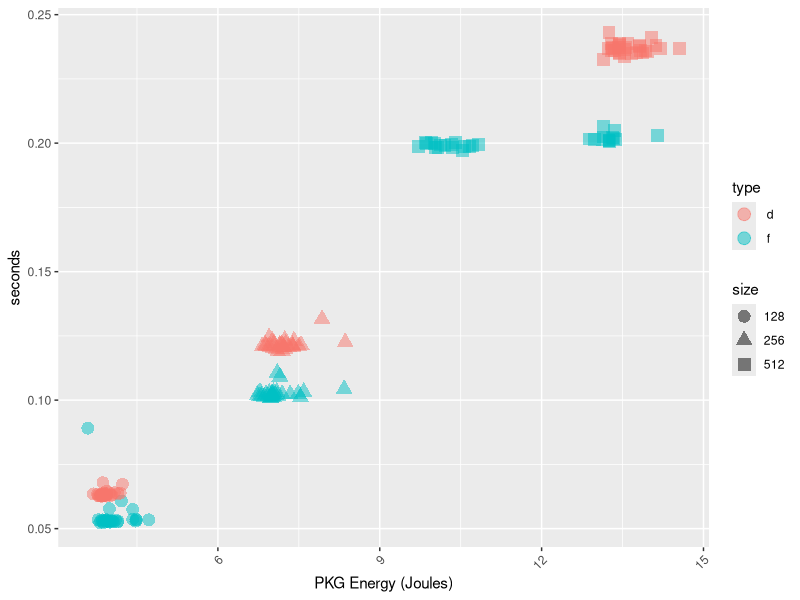
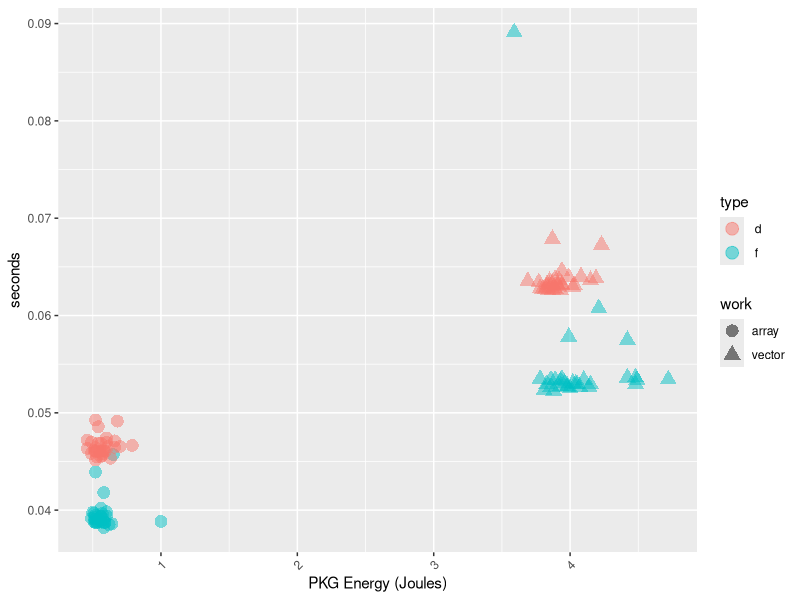
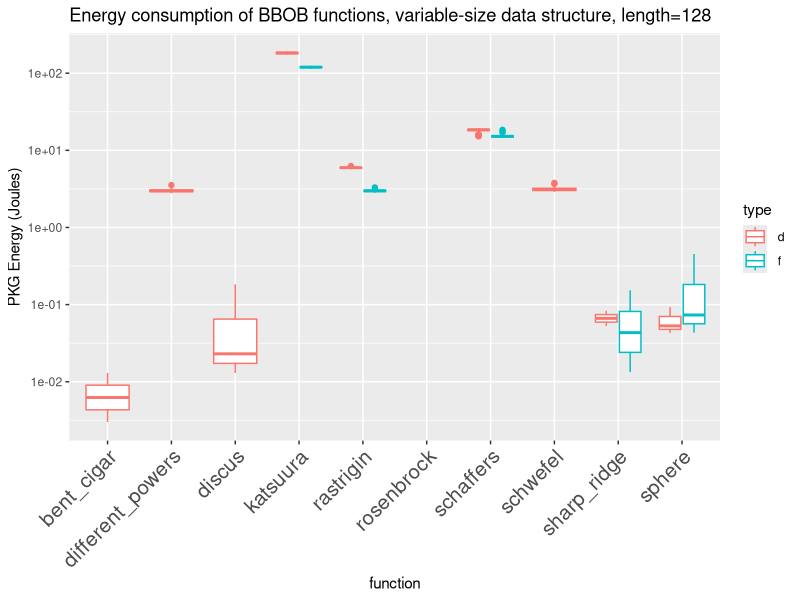
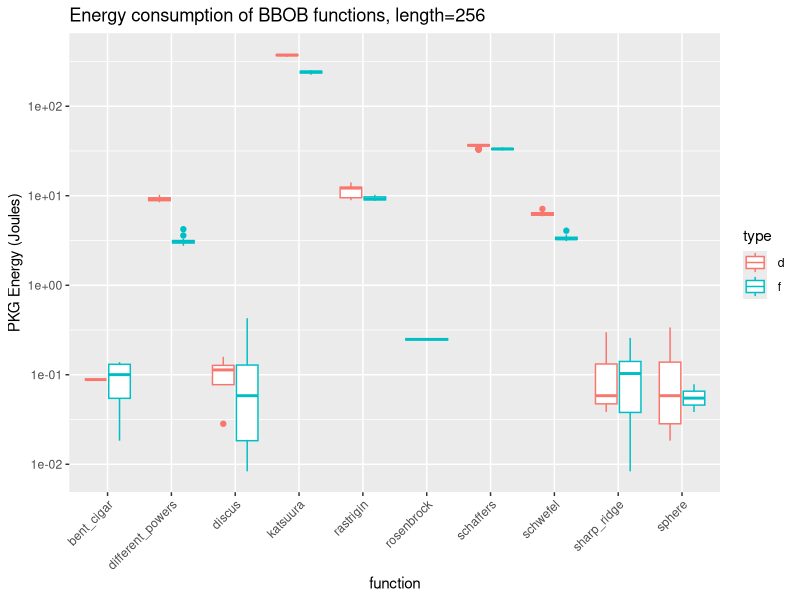
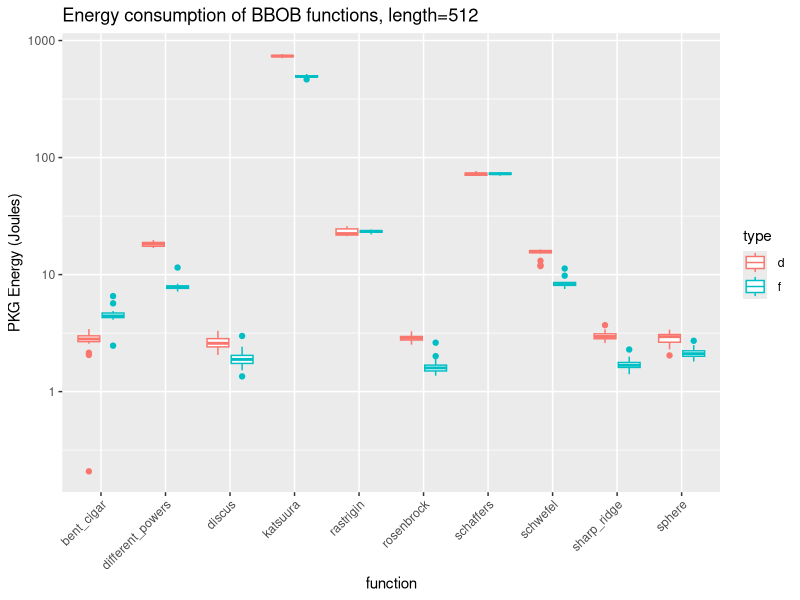
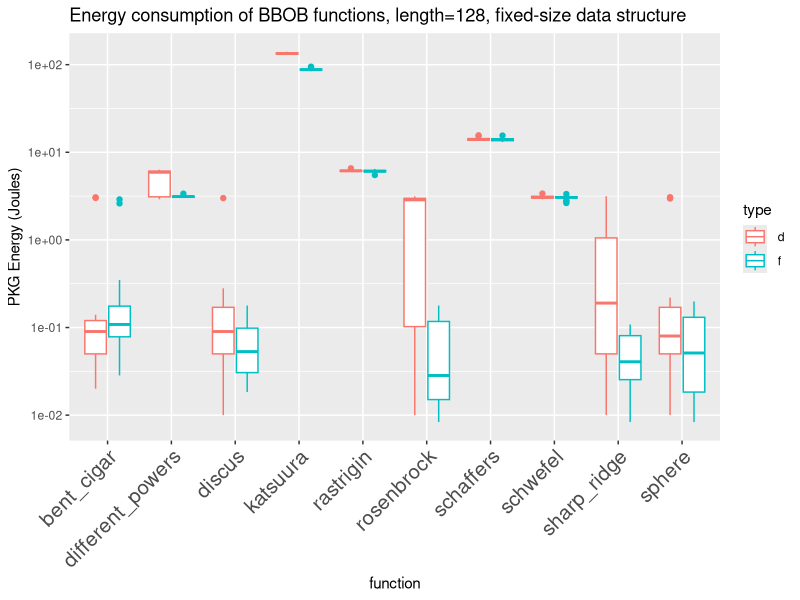
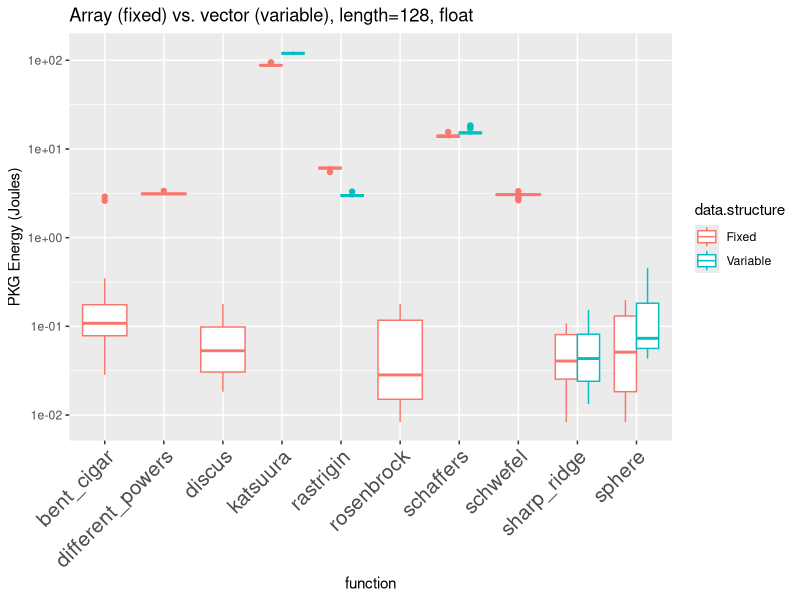
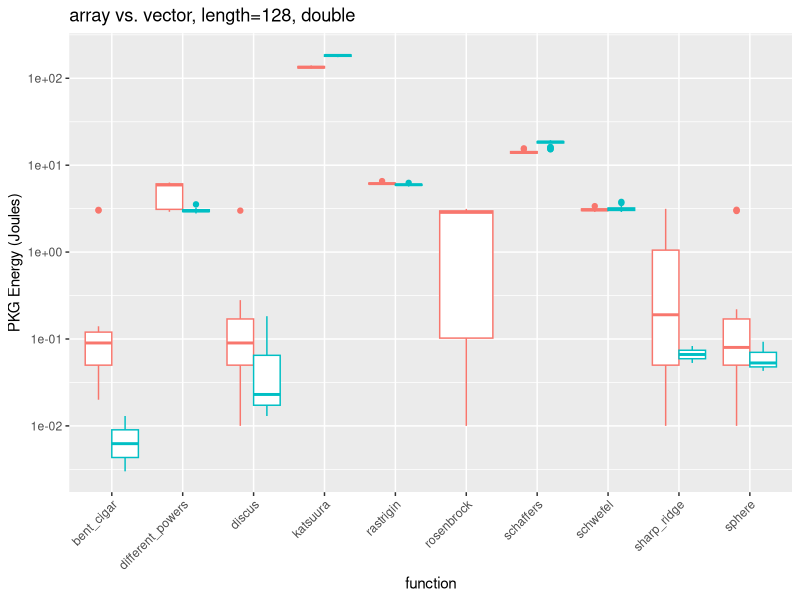

Source code (R) for these figures, in order:
## ----evostar.bbob.setup, echo=F, message=F, fig.height=4, fig.cap="Time in seconds for every experiment generating 40K chromosomes with 128,256,512 dimensions, using float or double for every one of them"----
library(ggplot2)
library(ggthemes)
library(dplyr)

base.variable.data <- read.csv("data/evostar25-generation-5-Nov-07-30-15.csv")

base.variable.data$size <- as.factor(base.variable.data$size)
base.variable.data$type <- as.factor(base.variable.data$type)
ggplot(base.variable.data, aes(x=PKG, y=seconds, color=type, shape=size)) +
  geom_point(size=4,alpha=0.5) +
  labs(x="PKG Energy (Joules)", y="seconds") +
  theme(axis.text.x = element_text(angle = 45, hjust = 1))
ggsave("img/base-variable-data.png", width=8, height=4, dpi=300)

base.variable.data %>% group_by(size, type) %>% summarise(mean.seconds=mean(seconds), sd.seconds=sd(seconds), mean.PKG = mean(PKG), sd.PKG = sd(PKG)) -> summary.base.variable.data


## ----evostar.bbob.fixed, echo=F, message=F, fig.height=4, fig.cap="Time in seconds for every experiment generating 40K chromosomes with 128,256,512 dimensions, using float or double for every one of them"----
base.fixed.data <- read.csv("data//fixed-evostar25-generation-5-Nov-07-37-13.csv")

base.fixed.data$size <- as.factor(base.fixed.data$size)
base.fixed.data$type <- as.factor(base.fixed.data$type)
base.fixed.data$work <- rep("array", nrow(base.fixed.data))

base.variable.data.128 <- base.variable.data[base.variable.data$size == 128,]
base.variable.data.128$work <- rep("vector", nrow(base.variable.data.128))

base.data.128 <- rbind(base.fixed.data, base.variable.data.128)

ggplot(base.data.128, aes(x=PKG, y=seconds, color=type, shape=work)) +
  geom_point(size=4,alpha=0.5) +
  labs(x="PKG Energy (Joules)", y="seconds") +
  theme(axis.text.x = element_text(angle = 45, hjust = 1))
ggsave("img/base-data-structure.png", width=8, height=4, dpi=300)

base.fixed.data %>% group_by(size, type) %>% summarise(mean.seconds=mean(seconds), sd.seconds=sd(seconds), mean.PKG = mean(PKG), sd.PKG = sd(PKG)) -> summary.base.fixed.data


## ----evostar.bbob.functions, echo=F, message=F, warning=F, fig.height=4, fig.show="hold", fig.cap="PKG energy consumed in every experiment evaluating 40K chromosomes with 128, 256, 512 dimensions, using float or double for every one of them. Please note the $y$ axes have different scales in every chart. The boxplot is missing when the application of the function takes approximately the same time than generating it."----
functions.data <- read.csv("data//variable-evostar25-bbob-10-Nov-19-10-32.csv")
functions.data <- functions.data[functions.data$work != "none",]
number.of.rows <- nrow(functions.data[ functions.data$size==128 & functions.data$type==" f",])
functions.data$delta.PKG <- 0
functions.data[ functions.data$size==128 & functions.data$type==" f",]$delta.PKG <- functions.data[ functions.data$size==128 & functions.data$type==" f",]$PKG - rep(summary.base.variable.data[ summary.base.variable.data$size == 128 & summary.base.variable.data$type==" f", ]$mean.PKG,number.of.rows)

functions.data[ functions.data$size==256 & functions.data$type==" f",]$delta.PKG <- functions.data[ functions.data$size==256 & functions.data$type==" f",]$PKG - rep(summary.base.variable.data[ summary.base.variable.data$size == 256 & summary.base.variable.data$type==" f", ]$mean.PKG,number.of.rows)

functions.data[ functions.data$size==512 & functions.data$type==" f",]$delta.PKG <- functions.data[ functions.data$size==512 & functions.data$type==" f",]$PKG - rep(summary.base.variable.data[ summary.base.variable.data$size == 512 & summary.base.variable.data$type==" f", ]$mean.PKG,number.of.rows)

functions.data[ functions.data$size==128 & functions.data$type==" d",]$delta.PKG <- functions.data[ functions.data$size==128 & functions.data$type==" d",]$PKG - rep(summary.base.variable.data[ summary.base.variable.data$size == 128 & summary.base.variable.data$type==" d", ]$mean.PKG,number.of.rows)

functions.data[ functions.data$size==256 & functions.data$type==" d",]$delta.PKG <- functions.data[ functions.data$size==256 & functions.data$type==" d",]$PKG - rep(summary.base.variable.data[ summary.base.variable.data$size == 256 & summary.base.variable.data$type==" d", ]$mean.PKG,number.of.rows)

functions.data[ functions.data$size==512 & functions.data$type==" d",]$delta.PKG <- functions.data[ functions.data$size==512 & functions.data$type==" d",]$PKG - rep(summary.base.variable.data[ summary.base.variable.data$size == 512 & summary.base.variable.data$type==" d", ]$mean.PKG,number.of.rows)

functions.data$delta.PKG <- pmax(functions.data$delta.PKG, 0)

ggplot(functions.data[ functions.data$size==128,], aes(x=work, y=delta.PKG, color=type)) +
  geom_boxplot() +
  labs(title="Energy consumption of BBOB functions, variable-size data structure, length=128", y="PKG Energy (Joules)", x="function") +
  theme(axis.text.x = element_text(angle = 45, hjust = 1,size=15)) + scale_y_log10()
ggsave("img/energy-bbob-variable-size-128.png", width=8, height=4, dpi=300)

ggplot(functions.data[ functions.data$size==256,], aes(x=work, y=delta.PKG, color=type)) +
  geom_boxplot() +
  labs(title="Energy consumption of BBOB functions, length=256", y="PKG Energy (Joules)", x="function") +
  theme(axis.text.x = element_text(angle = 45, hjust = 1))+ scale_y_log10()

ggplot(functions.data[ functions.data$size==512,], aes(x=work, y=delta.PKG, color=type)) +
  geom_boxplot() +
  labs(title="Energy consumption of BBOB functions, length=512", y="PKG Energy (Joules)", x="function") +
  theme(axis.text.x = element_text(angle = 45, hjust = 1))+ scale_y_log10()


## ----evostar.bbob.fixed.functions, echo=F, message=F, warning=F, fig.height=4, fig.cap="PKG energy consumed in every experiment evaluating 40K chromosomes with 128, float or double. Please note $y$ scale is logarithmic"----
fixed.functions.data <- read.csv("data/evostar25-bbob-fixed-12-Nov-08-20-03.csv")
number.of.rows <- nrow(fixed.functions.data[ fixed.functions.data$size==128 & fixed.functions.data$type==" f",])
fixed.functions.data$delta.PKG <- 0
fixed.functions.data[ fixed.functions.data$size==128 & fixed.functions.data$type==" f",]$delta.PKG <- fixed.functions.data[ fixed.functions.data$size==128 & fixed.functions.data$type==" f",]$PKG - rep(summary.base.fixed.data[ summary.base.fixed.data$size == 128 & summary.base.fixed.data$type==" f", ]$mean.PKG,number.of.rows)
fixed.functions.data[ fixed.functions.data$size==128 & fixed.functions.data$type==" d",]$delta.PKG <- fixed.functions.data[ fixed.functions.data$size==128 & fixed.functions.data$type==" d",]$PKG - rep(summary.base.fixed.data[ summary.base.fixed.data$size == 128 & summary.base.fixed.data$type==" d", ]$mean.PKG,number.of.rows)
fixed.functions.data$delta.PKG <- pmax(fixed.functions.data$delta.PKG, 0)

ggplot(fixed.functions.data[ fixed.functions.data$size==128,], aes(x=work, y=delta.PKG, color=type)) +
  geom_boxplot() +
  labs(title="Energy consumption of BBOB functions, length=128, fixed-size data structure", y="PKG Energy (Joules)", x="function") +
  theme(axis.text.x = element_text(angle = 45, hjust = 1,size=15))+ scale_y_log10()
ggsave("img/energy-bbob-fixed-size-128.png", width=8, height=4, dpi=300)


## ----evostar.bbob.compares, echo=F, message=F, warning=F, fig.height=5, fig.show="hold", fig.cap="PKG energy consumed in every experiment evaluating 40K chromosomes with 128, 256, 512 dimensions, using float or double for every one of them. Please note the $y$ axes have different scales"----
fixed.functions.data$data.structure <- "Fixed"
functions.data$data.structure <- "Variable"

functions.128 <- rbind(fixed.functions.data[ fixed.functions.data$size==128,], functions.data[ functions.data$size==128,])

ggplot(functions.128[ functions.128$type==" f",], aes(x=work, y=delta.PKG, color=data.structure)) +
  geom_boxplot( position="dodge") +
  labs(title="Array (fixed) vs. vector (variable), length=128, float", y="PKG Energy (Joules)", x="function") +
  theme(axis.text.x = element_text(angle = 45, hjust = 1,size=15)) + scale_y_log10()
ggsave("img/energy-bbob-fixed-vs-variable-128.png", width=8, height=4, dpi=300)

ggplot(functions.128[ functions.128$type==" d",], aes(x=work, y=delta.PKG, color=data.structure)) +
  geom_boxplot( position="dodge") +
  labs(title="array vs. vector, length=128, double", y="PKG Energy (Joules)", x="function") +
  theme(axis.text.x = element_text(angle = 45, hjust = 1)) + scale_y_log10() + theme(legend.position="none")

